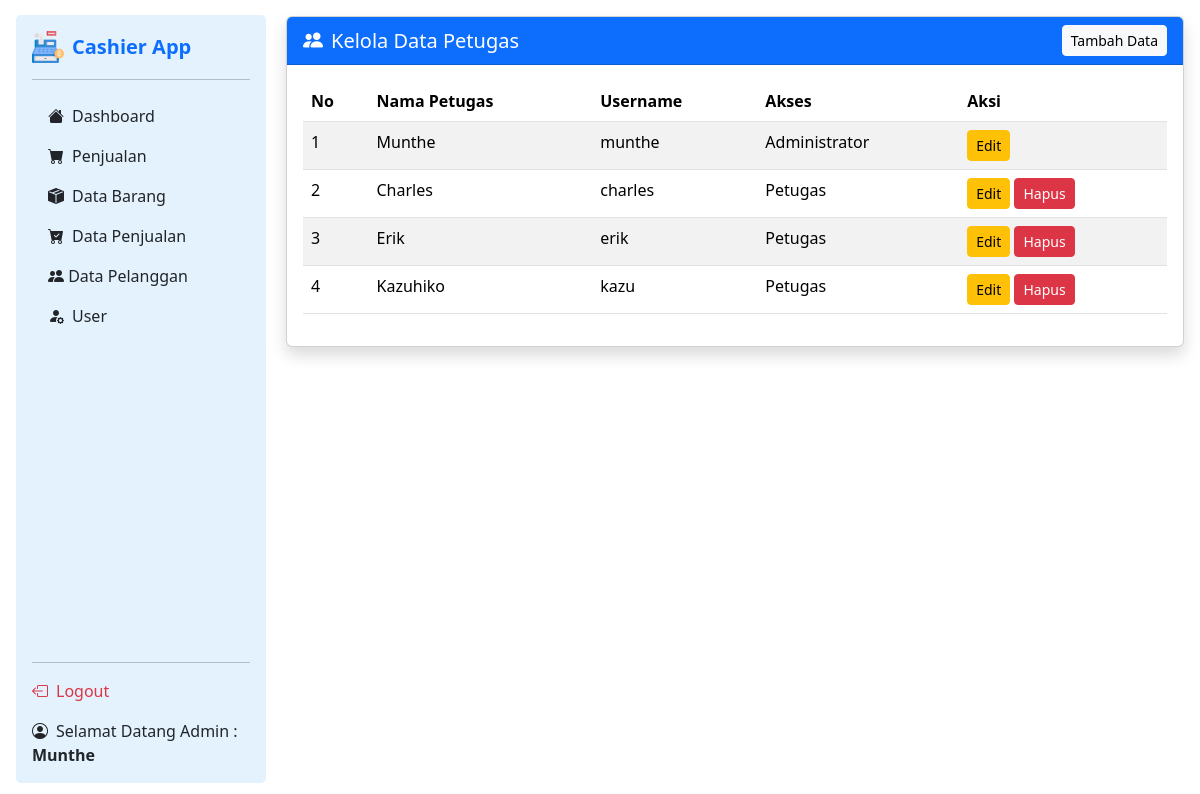
The app's page /pages/kelola-user.php (signed in) with its own data.
### tables this page shows
CREATE TABLE `petugas` (
  `id_petugas` int(11) NOT NULL,
  `nama_petugas` varchar(255) NOT NULL,
  `username` text NOT NULL,
  `password` text NOT NULL,
  `level` enum('admin','petugas','','') NOT NULL
);

### pages/kelola-user.php (the view, shortened to what this page needs)
<?php
include '../config/proses-kelola-user.php';
?>
<!DOCTYPE html>
<html lang="en">
<head>
    <link href="https://cdn.jsdelivr.net/npm/bootstrap@5.3.0-alpha1/dist/css/bootstrap.min.css" rel="stylesheet">
</head>
<body>
<?php
    if ($_SESSION['level'] === 'admin') {
        include '../config/sidebar-admin.php';
    } elseif ($_SESSION['level'] === 'petugas') {
        include '../config/sidebar-petugas.php';
    } else {
        echo "Level user tidak dikenal.";
        exit;
    }
    ?>
<div class="main-content flex-grow-1 p-3" style="margin-left: 270px; padding: 2rem";>
    <div class="card shadow rounded">
        <div class="card-header bg-primary text-white d-flex justify-content-between align-items-center">
            <h5 class="mb-0"><i class="bi bi-people-fill me-2"></i>Kelola Data Petugas</h5>
            <button class="btn btn-light btn-sm" data-bs-toggle="modal" data-bs-target="#tambah-data">
                Tambah Data
            </button>
        </div>
        <div class="card-body">
         <div class="table-responsive">
            <table class="table table-striped table-hover">
                <thead class="table">
                    <tr>
                        <th>No</th>
                        <th>Nama Petugas</th>
                        <th>Username</th>
                        <th>Akses</th>
                        <th>Aksi</th>
                    </tr>
                </thead>
                <tbody>
                    <?php
                    include '../config/koneksi.php';
                    $no = 1;
                    $data = mysqli_query($conn, "SELECT * FROM petugas");
                    while ($d = mysqli_fetch_array($data)) {
                    ?>
                        <tr>
                            <td><?php echo $no++; ?></td>
                            <td><?php echo $d['nama_petugas']; ?></td>
                            <td><?php echo $d['username']; ?></td>
                            <td>
                                <?php echo $d['level'] == 'admin' ? 'Administrator' : 'Petugas'; ?>
                            </td>
                            <td>
                                <button class="btn btn-warning btn-sm" data-bs-toggle="modal" data-bs-target="#edit-data<?php echo $d['id_petugas']; ?>">
                                    Edit
                                </button>
                                <?php if ($d['level'] != $_SESSION['level']) { ?>
                                    <button class="btn btn-danger btn-sm" data-bs-toggle="modal" data-bs-target="#hapus-data<?php echo $d['id_petugas']; ?>">
                                        Hapus
                                    </button>
                                <?php } ?>
                            </td>
                        </tr>
                    <?php } ?>
                </tbody>
            </table>
            </div>
        </div>
    </div>
</div>
</body>
</html>

### config/sidebar-admin.php (shortened to what this page needs)
<?php
include 'koneksi.php';
$nama_petugas = '';
if (!empty($_SESSION['username'])) {
    $username = $_SESSION['username'];
    $nama_petugas = mysqli_fetch_assoc(mysqli_query($conn, "SELECT nama_petugas FROM petugas WHERE username = '$username'"))['nama_petugas'] ?? '';
}
?>
<link rel="stylesheet" href="../css/sidebar.css">
<div class="sidebar floating-sidebar d-flex flex-column p-3">
  <a href="#" class="d-flex align-items-center mb-3 mb-md-0 me-md-auto text-decoration-none">
    <img src="../assets/kasir-32x32.png" alt="Logo" width="32" height="32" class="me-2">
    <span class="fs-5 fw-semibold text-primary">Cashier App</span>
  </a>
  <hr>
  <ul class="nav nav-pills flex-column mb-auto">
    <li><a href="dashboard.php" class="nav-link text-dark"><i class="bi bi-house-fill me-2"></i>Dashboard</a></li>
    <li><a href="penjualan.php" class="nav-link text-dark"><i class="bi bi-cart-fill me-2"></i>Penjualan</a></li>
    <li><a href="data-barang.php" class="nav-link text-dark"><i class="bi bi-box-seam-fill me-2"></i>Data Barang</a></li>
    <li><a href="data-penjualan.php" class="nav-link text-dark"><i class="bi bi-cart-check-fill me-2"></i>Data Penjualan</a></li>
    <li><a href="data-pelanggan.php" class="nav-link text-dark"><i class="bi bi-people-fill"></i></i> Data Pelanggan</a></li>
    <li><a href="kelola-user.php" class="nav-link text-dark"><i class="bi bi-person-fill-gear me-2"></i>User</a></li>
  </ul>
  <hr>
  <a href="../config/logout.php" class="text-danger text-decoration-none"><i class="bi bi-box-arrow-left me-2"></i>Logout</a>
  <div class="mt-3 text-dark">
    <i class="bi bi-person-circle me-2"></i>Selamat Datang Admin : <strong><?= htmlspecialchars($nama_petugas ?? '') ?></strong>
  </div>
</div>
<link href="https://cdn.jsdelivr.net/npm/bootstrap@5.3.3/dist/css/bootstrap.min.css" rel="stylesheet">
<link rel="stylesheet" href="https://cdn.jsdelivr.net/npm/bootstrap-icons@1.11.3/font/bootstrap-icons.min.css">

### css/sidebar.css (style rules this page uses)
body { min-height: 100vh; display: flex; flex-direction: row; }
.floating-sidebar { position: fixed; top: 15px; left: 1rem; width: 250px; height: 96vh; background-color: #e3f2fd; border-radius: 5px; z-index: 1050; overflow-y: auto; }
.floating-sidebar .nav-link { border-radius: 10px; transition: background-color 0.2s; }
.sidebar .nav-link { color: #000; }

### records on screen
petugas: nama_petugas "Munthe", username "munthe", level "Administrator"
petugas: nama_petugas "Charles", username "charles", level "Petugas"
petugas: nama_petugas "Erik", username "erik", level "Petugas"
petugas: nama_petugas "Kazuhiko", username "kazu", level "Petugas"
